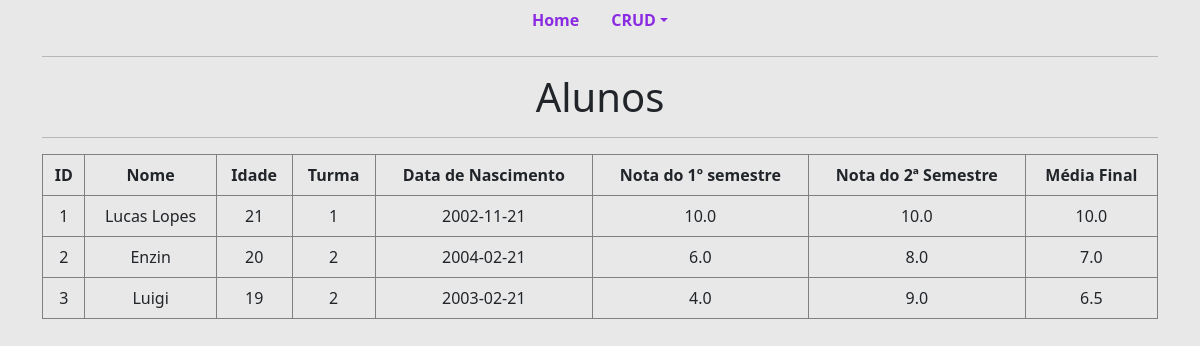
Page /read/alunos on the earlier database version.
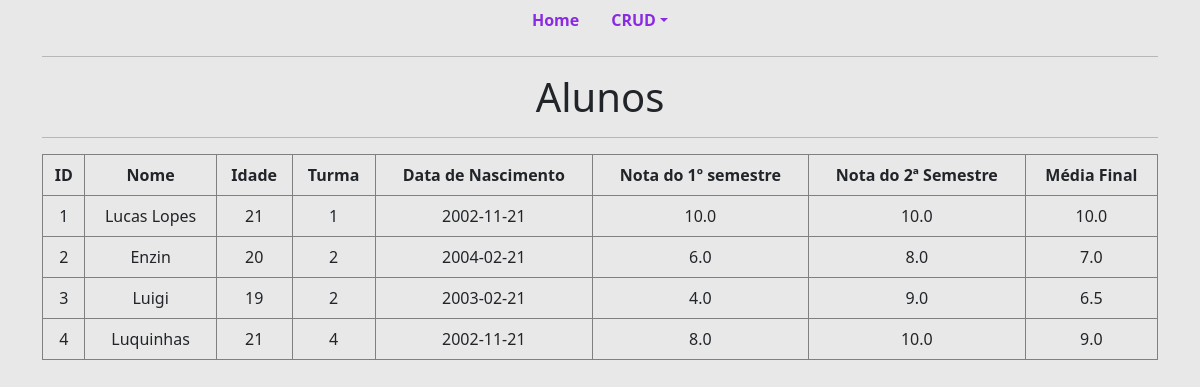
Same page on the later database version.
### projeto_flask/models/models.py (models this page shows)
class Aluno(database.Model):
    __tablename__ = "aluno"
    id = database.Column(database.Integer, primary_key=True)
    nome = database.Column(database.String(100), nullable=False)
    idade = database.Column(database.Integer, nullable=False)
    turma_id = database.Column(database.Integer, database.ForeignKey('turma.id'), nullable=False)
    data_nascimento = database.Column(database.Date, nullable=False)
    nota_semestre1 = database.Column(database.Float, nullable=False)
    nota_semestre2 = database.Column(database.Float, nullable=False)
    media = database.Column(database.Float, nullable=False)

### projeto_flask/controller/routes/routes.py (the view)
@app.route("/read/alunos", methods=["GET", "POST"])
def aluno():
    lista_alunos = database.session.query(Aluno).all()
    return render_template("alunos.html", lista_alunos=lista_alunos)

### projeto_flask/templates/alunos.html
{% extends "base.html" %} {% block body %}
<div class="container">
  <hr />
  <h1 style="text-align: center">Alunos</h1>
  <hr />
</div>
<div class="container">
  <table class="table table-bordered" style="border-color: gray">
    <thead class="thead-dark">
      <tr style="text-align: center">
        <th scope="col">ID</th>
        <th scope="col">Nome</th>
        <th scope="col">Idade</th>
        <th scope="col">Turma</th>
        <th scope="col">Data de Nascimento</th>
        <th scope="col">Nota do 1º semestre</th>
        <th scope="col">Nota do 2ª Semestre</th>
        <th scope="col">Média Final</th>
      </tr>
    </thead>
    <tbody>
      {% if lista_alunos %} {% for aluno in lista_alunos %}
      <tr style="text-align: center">
        <td>{{ aluno.id }}</td>
        <td>{{ aluno.nome }}</td>
        <td>{{ aluno.idade }}</td>
        <td>{{ aluno.turma_id }}</td>
        <td>{{ aluno.data_nascimento }}</td>
        <td>{{ aluno.nota_semestre1 }}</td>
        <td>{{ aluno.nota_semestre2 }}</td>
        <td>{{ aluno.media }}</td>
      </tr>
      {% endfor %} {% else %}
      <tr>
        <td colspan="8" style="text-align: center">
          Nenhum(a) Aluno(a) cadastrado(a)
        </td>
      </tr>
      {% endif %}
    </tbody>
  </table>
</div>
{% endblock%}

### projeto_flask/templates/base.html (shortened to what this page needs)
<!DOCTYPE html>
<html lang="pt-br">
  <head>
    <link
    href="https://cdn.jsdelivr.net/npm/bootstrap@5.2.3/dist/css/bootstrap.min.css"
    rel="stylesheet"
    />
  </head>
  <body style="background-color: rgba(211, 211, 211, 0.522);">
    <ul class="nav justify-content-center">
      <li class="nav-item" style="font-weight: bold;">
        <a style="color: blueviolet;" class="nav-link" aria-current="page" href="{{url_for('homepage')}}"
          >Home</a
        >
      </li>
      <li class="nav-item dropdown" style="font-weight: bold;">
        <a style="color: blueviolet;" class="nav-link dropdown-toggle" href="#" id="navbarDropdown" role="button" data-bs-toggle="dropdown" aria-expanded="false">CRUD</a>
      </li>
    </ul>
    {% block body %} {% endblock %}
  </body>
</html>

Differences in the rows shown:
added Aluno: id "4", nome "Luquinhas", idade "21", turma_id "4", data_nascimento "2002-11-21", nota_semestre1 "8.0", nota_semestre2 "10.0", media "9.0"
